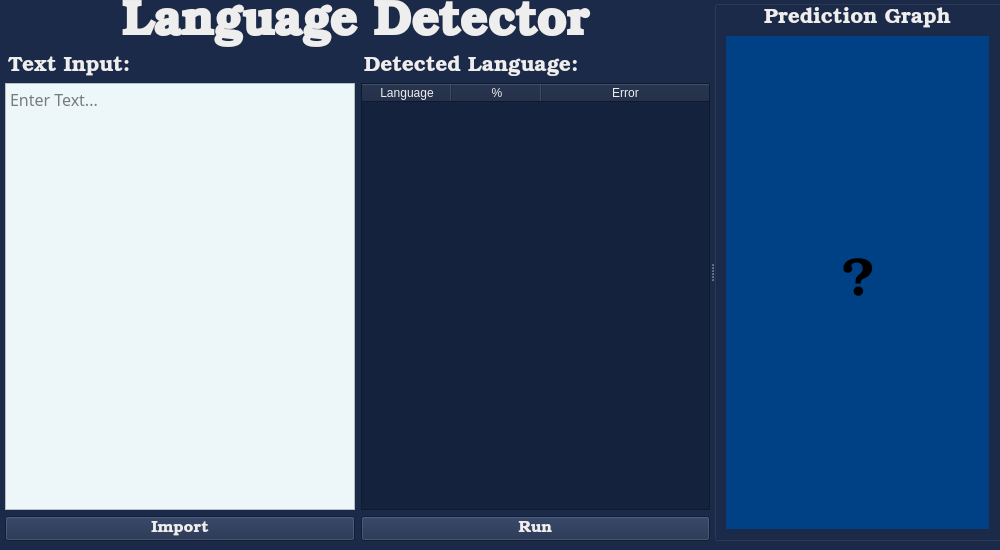
<?xml version="1.0" encoding="UTF-8"?>
<ui version="4.0">
 <class>MainWindow</class>
 <widget class="QMainWindow" name="MainWindow">
  <property name="geometry">
   <rect>
    <x>0</x>
    <y>0</y>
    <width>1000</width>
    <height>550</height>
   </rect>
  </property>
  <property name="minimumSize">
   <size>
    <width>1000</width>
    <height>550</height>
   </size>
  </property>
  <property name="maximumSize">
   <size>
    <width>1000</width>
    <height>550</height>
   </size>
  </property>
  <property name="windowTitle">
   <string>MainWindow</string>
  </property>
  <property name="styleSheet">
   <string notr="true">background-color: rgb(27, 42, 73);</string>
  </property>
  <widget class="QWidget" name="centralwidget">
   <widget class="QSplitter" name="splitter">
    <property name="geometry">
     <rect>
      <x>0</x>
      <y>0</y>
      <width>1001</width>
      <height>541</height>
     </rect>
    </property>
    <property name="orientation">
     <enum>Qt::Horizontal</enum>
    </property>
    <widget class="QWidget" name="layoutWidget">
     <layout class="QVBoxLayout" name="left_panel">
      <item>
       <widget class="QLabel" name="appTitle">
        <property name="font">
         <font>
          <family>URW Bookman L</family>
          <pointsize>36</pointsize>
          <weight>75</weight>
          <bold>true</bold>
         </font>
        </property>
        <property name="styleSheet">
         <string notr="true">color: rgb(238, 238, 238);</string>
        </property>
        <property name="text">
         <string>Language Detector</string>
        </property>
        <property name="alignment">
         <set>Qt::AlignCenter</set>
        </property>
        <property name="wordWrap">
         <bool>true</bool>
        </property>
       </widget>
      </item>
      <item>
       <layout class="QHBoxLayout" name="horizontalLayout_2">
        <property name="leftMargin">
         <number>5</number>
        </property>
        <item>
         <layout class="QVBoxLayout" name="verticalLayout">
          <property name="leftMargin">
           <number>0</number>
          </property>
          <item>
           <widget class="QLabel" name="inputLabel">
            <property name="maximumSize">
             <size>
              <width>16777215</width>
              <height>24</height>
             </size>
            </property>
            <property name="font">
             <font>
              <family>URW Bookman L</family>
              <pointsize>16</pointsize>
             </font>
            </property>
            <property name="styleSheet">
             <string notr="true">color: rgb(238, 238, 238);</string>
            </property>
            <property name="text">
             <string>Text Input:</string>
            </property>
            <property name="alignment">
             <set>Qt::AlignLeading|Qt::AlignLeft|Qt::AlignVCenter</set>
            </property>
            <property name="margin">
             <number>0</number>
            </property>
            <property name="indent">
             <number>3</number>
            </property>
           </widget>
          </item>
          <item>
           <widget class="QTextEdit" name="inputBox">
            <property name="font">
             <font>
              <family>Waree</family>
              <pointsize>12</pointsize>
             </font>
            </property>
            <property name="styleSheet">
             <string notr="true">background-color: rgb(237, 247, 250);</string>
            </property>
            <property name="placeholderText">
             <string>Enter Text...</string>
            </property>
           </widget>
          </item>
         </layout>
        </item>
        <item>
         <layout class="QVBoxLayout" name="verticalLayout_3">
          <item>
           <widget class="QLabel" name="languagesLabel">
            <property name="font">
             <font>
              <family>URW Bookman L</family>
              <pointsize>16</pointsize>
             </font>
            </property>
            <property name="styleSheet">
             <string notr="true">color: rgb(238, 238, 238);</string>
            </property>
            <property name="text">
             <string>Detected Language: </string>
            </property>
            <property name="scaledContents">
             <bool>true</bool>
            </property>
            <property name="wordWrap">
             <bool>false</bool>
            </property>
            <property name="indent">
             <number>3</number>
            </property>
           </widget>
          </item>
          <item>
           <widget class="QTableWidget" name="languagesTable">
            <property name="styleSheet">
             <string notr="true">color: rgb(238, 238, 238);
background-color: rgb(21, 34, 61);</string>
            </property>
            <property name="editTriggers">
             <set>QAbstractItemView::NoEditTriggers</set>
            </property>
            <property name="textElideMode">
             <enum>Qt::ElideRight</enum>
            </property>
            <attribute name="horizontalHeaderCascadingSectionResizes">
             <bool>false</bool>
            </attribute>
            <attribute name="horizontalHeaderDefaultSectionSize">
             <number>90</number>
            </attribute>
            <attribute name="horizontalHeaderStretchLastSection">
             <bool>true</bool>
            </attribute>
            <attribute name="verticalHeaderStretchLastSection">
             <bool>false</bool>
            </attribute>
            <column>
             <property name="text">
              <string>Language</string>
             </property>
             <property name="textAlignment">
              <set>AlignCenter</set>
             </property>
            </column>
            <column>
             <property name="text">
              <string>%</string>
             </property>
             <property name="textAlignment">
              <set>AlignCenter</set>
             </property>
            </column>
            <column>
             <property name="text">
              <string>Error</string>
             </property>
             <property name="textAlignment">
              <set>AlignCenter</set>
             </property>
            </column>
           </widget>
          </item>
         </layout>
        </item>
       </layout>
      </item>
      <item>
       <layout class="QHBoxLayout" name="horizontalLayout">
        <property name="leftMargin">
         <number>5</number>
        </property>
        <property name="rightMargin">
         <number>0</number>
        </property>
        <item>
         <widget class="QPushButton" name="importButton">
          <property name="font">
           <font>
            <family>URW Bookman L</family>
            <pointsize>12</pointsize>
           </font>
          </property>
          <property name="styleSheet">
           <string notr="true">color: rgb(238, 238, 238);</string>
          </property>
          <property name="text">
           <string>Import</string>
          </property>
         </widget>
        </item>
        <item>
         <widget class="QPushButton" name="runButton">
          <property name="font">
           <font>
            <family>URW Bookman L</family>
            <pointsize>12</pointsize>
           </font>
          </property>
          <property name="styleSheet">
           <string notr="true">color: rgb(238, 238, 238);</string>
          </property>
          <property name="text">
           <string>Run</string>
          </property>
         </widget>
        </item>
       </layout>
      </item>
     </layout>
    </widget>
    <widget class="QGroupBox" name="groupBox">
     <property name="sizePolicy">
      <sizepolicy hsizetype="Ignored" vsizetype="Ignored">
       <horstretch>0</horstretch>
       <verstretch>0</verstretch>
      </sizepolicy>
     </property>
     <layout class="QVBoxLayout" name="right_panel">
      <property name="sizeConstraint">
       <enum>QLayout::SetDefaultConstraint</enum>
      </property>
      <property name="topMargin">
       <number>0</number>
      </property>
      <item>
       <widget class="QLabel" name="graphLabel">
        <property name="maximumSize">
         <size>
          <width>16777215</width>
          <height>24</height>
         </size>
        </property>
        <property name="font">
         <font>
          <family>URW Bookman L</family>
          <pointsize>16</pointsize>
         </font>
        </property>
        <property name="styleSheet">
         <string notr="true">color: rgb(238, 238, 238);</string>
        </property>
        <property name="text">
         <string>Prediction Graph</string>
        </property>
        <property name="alignment">
         <set>Qt::AlignCenter</set>
        </property>
       </widget>
      </item>
      <item>
       <widget class="QLabel" name="graph">
        <property name="font">
         <font>
          <family>URW Bookman L</family>
          <pointsize>40</pointsize>
         </font>
        </property>
        <property name="styleSheet">
         <string notr="true">background-color: rgb(0, 64, 133);
color: rgba(238, 238, 238,.4);</string>
        </property>
        <property name="text">
         <string>?</string>
        </property>
        <property name="scaledContents">
         <bool>false</bool>
        </property>
        <property name="alignment">
         <set>Qt::AlignCenter</set>
        </property>
        <property name="wordWrap">
         <bool>true</bool>
        </property>
       </widget>
      </item>
     </layout>
    </widget>
   </widget>
  </widget>
 </widget>
 <resources/>
 <connections/>
</ui>
